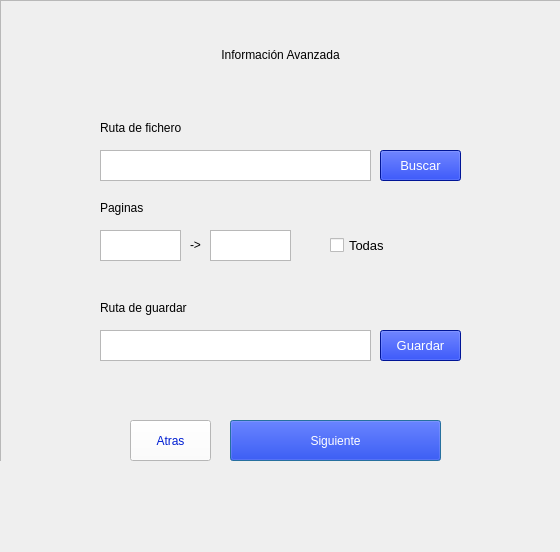
<?xml version="1.0" encoding="UTF-8"?>
<ui version="4.0">
 <class>AdvancedInformation</class>
 <widget class="QDialog" name="AdvancedInformation">
  <property name="geometry">
   <rect>
    <x>0</x>
    <y>0</y>
    <width>560</width>
    <height>552</height>
   </rect>
  </property>
  <property name="windowTitle">
   <string>MainWindow</string>
  </property>
  <widget class="QWidget" name="centralwidget" native="true">
   <property name="geometry">
    <rect>
     <x>0</x>
     <y>0</y>
     <width>561</width>
     <height>461</height>
    </rect>
   </property>
   <widget class="QFrame" name="frame">
    <property name="geometry">
     <rect>
      <x>0</x>
      <y>0</y>
      <width>561</width>
      <height>541</height>
     </rect>
    </property>
    <property name="frameShape">
     <enum>QFrame::StyledPanel</enum>
    </property>
    <property name="frameShadow">
     <enum>QFrame::Raised</enum>
    </property>
    <widget class="QLabel" name="label_5">
     <property name="geometry">
      <rect>
       <x>170</x>
       <y>40</y>
       <width>221</width>
       <height>30</height>
      </rect>
     </property>
     <property name="styleSheet">
      <string notr="true">color: rgb(0, 0, 0);
font: 14pt &quot;MS Shell Dlg 2&quot;;</string>
     </property>
     <property name="text">
      <string>Información Avanzada</string>
     </property>
     <property name="alignment">
      <set>Qt::AlignCenter</set>
     </property>
    </widget>
    <widget class="QLabel" name="label_6">
     <property name="geometry">
      <rect>
       <x>100</x>
       <y>200</y>
       <width>71</width>
       <height>16</height>
      </rect>
     </property>
     <property name="font">
      <font>
       <pointsize>9</pointsize>
      </font>
     </property>
     <property name="text">
      <string>Paginas</string>
     </property>
    </widget>
    <widget class="QPushButton" name="button_next">
     <property name="geometry">
      <rect>
       <x>230</x>
       <y>420</y>
       <width>211</width>
       <height>41</height>
      </rect>
     </property>
     <property name="cursor">
      <cursorShape>PointingHandCursor</cursorShape>
     </property>
     <property name="styleSheet">
      <string notr="true">font: 10pt &quot;MS Shell Dlg 2&quot;;
color: rgb(255, 255, 255);
background-color: rgb(0, 30, 210);</string>
     </property>
     <property name="text">
      <string>Siguiente</string>
     </property>
    </widget>
    <widget class="QPushButton" name="button_back">
     <property name="geometry">
      <rect>
       <x>130</x>
       <y>420</y>
       <width>81</width>
       <height>41</height>
      </rect>
     </property>
     <property name="cursor">
      <cursorShape>PointingHandCursor</cursorShape>
     </property>
     <property name="styleSheet">
      <string notr="true">font: 10pt &quot;MS Shell Dlg 2&quot;;
color: rgb(0, 30, 210);

background-color: rgb(255, 255, 255);</string>
     </property>
     <property name="text">
      <string>Atras</string>
     </property>
    </widget>
    <widget class="QPushButton" name="file_button">
     <property name="geometry">
      <rect>
       <x>380</x>
       <y>150</y>
       <width>81</width>
       <height>31</height>
      </rect>
     </property>
     <property name="font">
      <font>
       <family>MS Shell Dlg 2</family>
       <pointsize>10</pointsize>
       <weight>50</weight>
       <italic>false</italic>
       <bold>false</bold>
      </font>
     </property>
     <property name="cursor">
      <cursorShape>PointingHandCursor</cursorShape>
     </property>
     <property name="styleSheet">
      <string notr="true">font: 10pt &quot;MS Shell Dlg 2&quot;;
color: rgb(255, 255, 255);
background-color: rgb(0, 30, 210);</string>
     </property>
     <property name="text">
      <string>Buscar</string>
     </property>
    </widget>
    <widget class="QTextEdit" name="file_path">
     <property name="geometry">
      <rect>
       <x>100</x>
       <y>150</y>
       <width>271</width>
       <height>31</height>
      </rect>
     </property>
     <property name="font">
      <font>
       <pointsize>11</pointsize>
      </font>
     </property>
     <property name="cursor" stdset="0">
      <cursorShape>IBeamCursor</cursorShape>
     </property>
    </widget>
    <widget class="QLabel" name="label_3">
     <property name="geometry">
      <rect>
       <x>100</x>
       <y>120</y>
       <width>101</width>
       <height>16</height>
      </rect>
     </property>
     <property name="font">
      <font>
       <pointsize>9</pointsize>
      </font>
     </property>
     <property name="text">
      <string>Ruta de fichero</string>
     </property>
    </widget>
    <widget class="QTextEdit" name="first_page">
     <property name="geometry">
      <rect>
       <x>100</x>
       <y>230</y>
       <width>81</width>
       <height>31</height>
      </rect>
     </property>
     <property name="font">
      <font>
       <pointsize>11</pointsize>
      </font>
     </property>
     <property name="cursor" stdset="0">
      <cursorShape>IBeamCursor</cursorShape>
     </property>
     <property name="layoutDirection">
      <enum>Qt::RightToLeft</enum>
     </property>
    </widget>
    <widget class="QLabel" name="label_7">
     <property name="geometry">
      <rect>
       <x>190</x>
       <y>240</y>
       <width>30</width>
       <height>10</height>
      </rect>
     </property>
     <property name="font">
      <font>
       <pointsize>9</pointsize>
      </font>
     </property>
     <property name="text">
      <string>-&gt;</string>
     </property>
    </widget>
    <widget class="QTextEdit" name="last_page">
     <property name="geometry">
      <rect>
       <x>210</x>
       <y>230</y>
       <width>81</width>
       <height>31</height>
      </rect>
     </property>
     <property name="font">
      <font>
       <pointsize>11</pointsize>
      </font>
     </property>
     <property name="cursor" stdset="0">
      <cursorShape>IBeamCursor</cursorShape>
     </property>
    </widget>
    <widget class="QCheckBox" name="all_pages">
     <property name="geometry">
      <rect>
       <x>330</x>
       <y>230</y>
       <width>81</width>
       <height>30</height>
      </rect>
     </property>
     <property name="font">
      <font>
       <pointsize>10</pointsize>
      </font>
     </property>
     <property name="layoutDirection">
      <enum>Qt::LeftToRight</enum>
     </property>
     <property name="text">
      <string>Todas</string>
     </property>
    </widget>
    <widget class="QTextEdit" name="save_path">
     <property name="geometry">
      <rect>
       <x>100</x>
       <y>330</y>
       <width>271</width>
       <height>31</height>
      </rect>
     </property>
     <property name="font">
      <font>
       <pointsize>11</pointsize>
      </font>
     </property>
     <property name="cursor" stdset="0">
      <cursorShape>IBeamCursor</cursorShape>
     </property>
    </widget>
    <widget class="QLabel" name="label_4">
     <property name="geometry">
      <rect>
       <x>100</x>
       <y>300</y>
       <width>111</width>
       <height>16</height>
      </rect>
     </property>
     <property name="font">
      <font>
       <pointsize>9</pointsize>
      </font>
     </property>
     <property name="text">
      <string>Ruta de guardar</string>
     </property>
    </widget>
    <widget class="QPushButton" name="save_button">
     <property name="geometry">
      <rect>
       <x>380</x>
       <y>330</y>
       <width>81</width>
       <height>31</height>
      </rect>
     </property>
     <property name="font">
      <font>
       <family>MS Shell Dlg 2</family>
       <pointsize>10</pointsize>
       <weight>50</weight>
       <italic>false</italic>
       <bold>false</bold>
      </font>
     </property>
     <property name="cursor">
      <cursorShape>PointingHandCursor</cursorShape>
     </property>
     <property name="styleSheet">
      <string notr="true">font: 10pt &quot;MS Shell Dlg 2&quot;;
color: rgb(255, 255, 255);
background-color: rgb(0, 30, 210);</string>
     </property>
     <property name="text">
      <string>Guardar</string>
     </property>
    </widget>
   </widget>
  </widget>
 </widget>
 <resources/>
 <connections/>
</ui>
